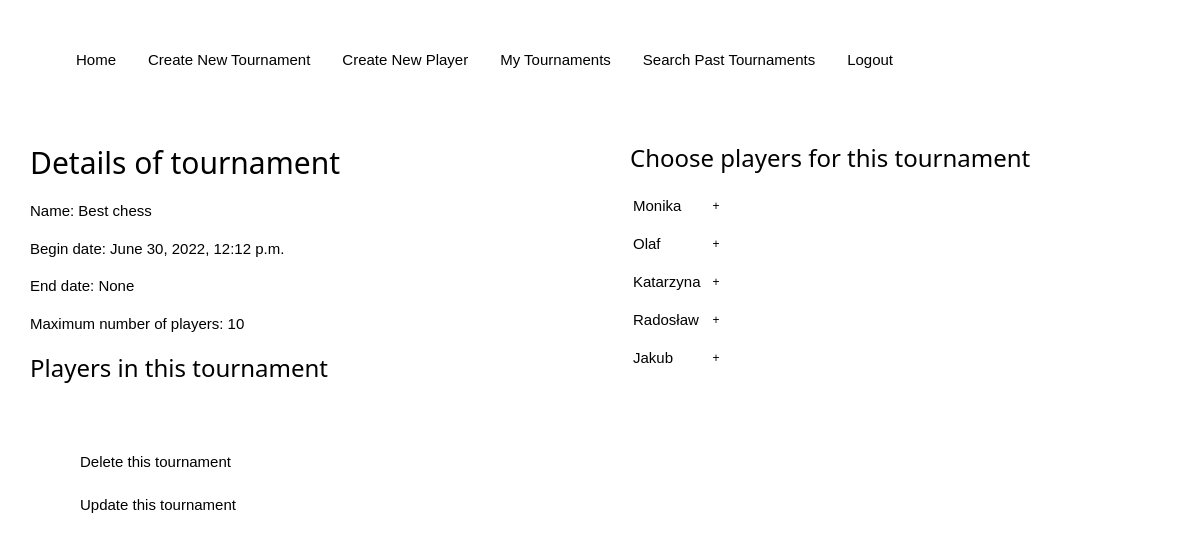
Screenshot of /tournament/4 (signed in) with the database file from the repository.
### tournament/models.py (models this page shows)
class Tournament(models.Model):
    name= models.CharField(max_length=60, unique=True)
    begin_date= models.DateTimeField()
    end_date= models.DateTimeField(null=True, blank=True)
    max_number_of_player=models.IntegerField()
    creator=models.ForeignKey(User, on_delete=models.DO_NOTHING)

class Player(models.Model):
    name=models.CharField(max_length=50, unique=True)

### tournament/views.py (the view)
# urls.py: path('tournament/<int:id>', views.tournament_view, name='tournament'),
@login_required
def tournament_view(request, id):
    obj = Tournament.objects.get(pk=id)
    query_results=Player.objects.filter()
    player_in_tournamets= PlayersInTournament.objects.filter(tournament=obj)
    result={
        "tournament":obj,
        "player":query_results,
        "player_in_tournamets":player_in_tournamets
    }
    return render(request, "tournament/tournament_view.html", result)

### tournament/templates/tournament/tournament_view.html (shortened to what this page needs)
{% extends "tournament/base_view.html" %}
{% block page_detail%}<strong class="nav-active"></strong>
    <div class="column">
        <h2> Details of tournament </h2>
        <p>Name: {{tournament.name}} </p>
        <p>Begin date: {{ tournament.begin_date }} </p>
        <p>End date: {{ tournament.end_date }} </p>
        <p>Maximum number of players: {{ tournament.max_number_of_player }}</p>
        <h3> Players in this tournament</h3>
        <br></br>
        <form action="{{tournament.id}}/delete" method="POST">
            <button class="button1" value="1" name="delete_button">Delete this tournament</button>
        </form>
        <form action="{{tournament.id}}/update" method="POST">
            <button class="button1" value="1" name="update_button">Update this tournament</button>
        </form>
    </div>
    <div class="column">
        <h3> Choose players for this tournament</h3>
        <table>
            {% for p in player %}
            <tr>
                <td>{{ p.name }}  </td>
                <td>
                    <form action="{{tournament.id}}/{{p.id}}/add_player" method="POST">
                        <button class="mm-button mm-small mm-circle">+</button>
                    </form>
                </td>
            </tr>
            {% endfor %}
        </table>
    </div>
{% endblock %}

### tournament/static/tournament/style.css (style rules this page uses)
html { box-sizing:border-box }
*,*:before,*:after { box-sizing:inherit }
html { -ms-text-size-adjust:100%;-webkit-text-size-adjust:100% }
body { margin:0 }
button,input,select,textarea,optgroup { font:inherit;margin:0 }
button,input { overflow:visible }
button,select { text-transform:none }
button,[type=button],[type=reset],[type=submit] { -webkit-appearance:button }
html,body { font-family:Verdana,sans-serif;font-size:15px;line-height:1.5 }
html { overflow-x:hidden }
h2 { font-size:30px }
h3 { font-size:24px }
h1,h2,h3,h4,h5,h6 { font-family:"Segoe UI",Arial,sans-serif;font-weight:400;margin:10px 0 }
.mm-btn,.mm-button { border:none;display:inline-block;padding:8px 8px;vertical-align:middle;overflow:hidden;text-decoration:none;color:inherit;background-color:inherit;text-align:center;cursor:pointer;white-space:nowrap }
.mm-btn,.mm-button { -webkit-touch-callout:none;-webkit-user-select:none;-khtml-user-select:none;-moz-user-select:none;-ms-user-select:none;user-select:none }
.mm-circle { border-radius:80% }
.mm-small { font-size:12px!important }

### tournament/templates/tournament/base_view.html (style rules this page uses)
body { margin:20px; }
* { box-sizing: border-box; }
.column { display: table; float: left; padding: 10px; height: 400px; width: 600px; }

### tournament/templates/tournament/tournament_view.html (style rules this page uses)
.button1 { border: none; color: black; margin-left: 40px; padding: 10px; text-align: center; text-decoration: none; display: inline-block; cursor: pointer; float: rigth; overflow:hidden; position: relative; background-color: white; }

### rows the page displays
Tournament: name "Best chess", begin_date "June 30, 2022, 12:12 p.m.", end_date "None", max_number_of_player "10"
Player: name "Monika"
Player: name "Olaf"
Player: name "Katarzyna"
Player: name "Radosław"
Player: name "Jakub"
